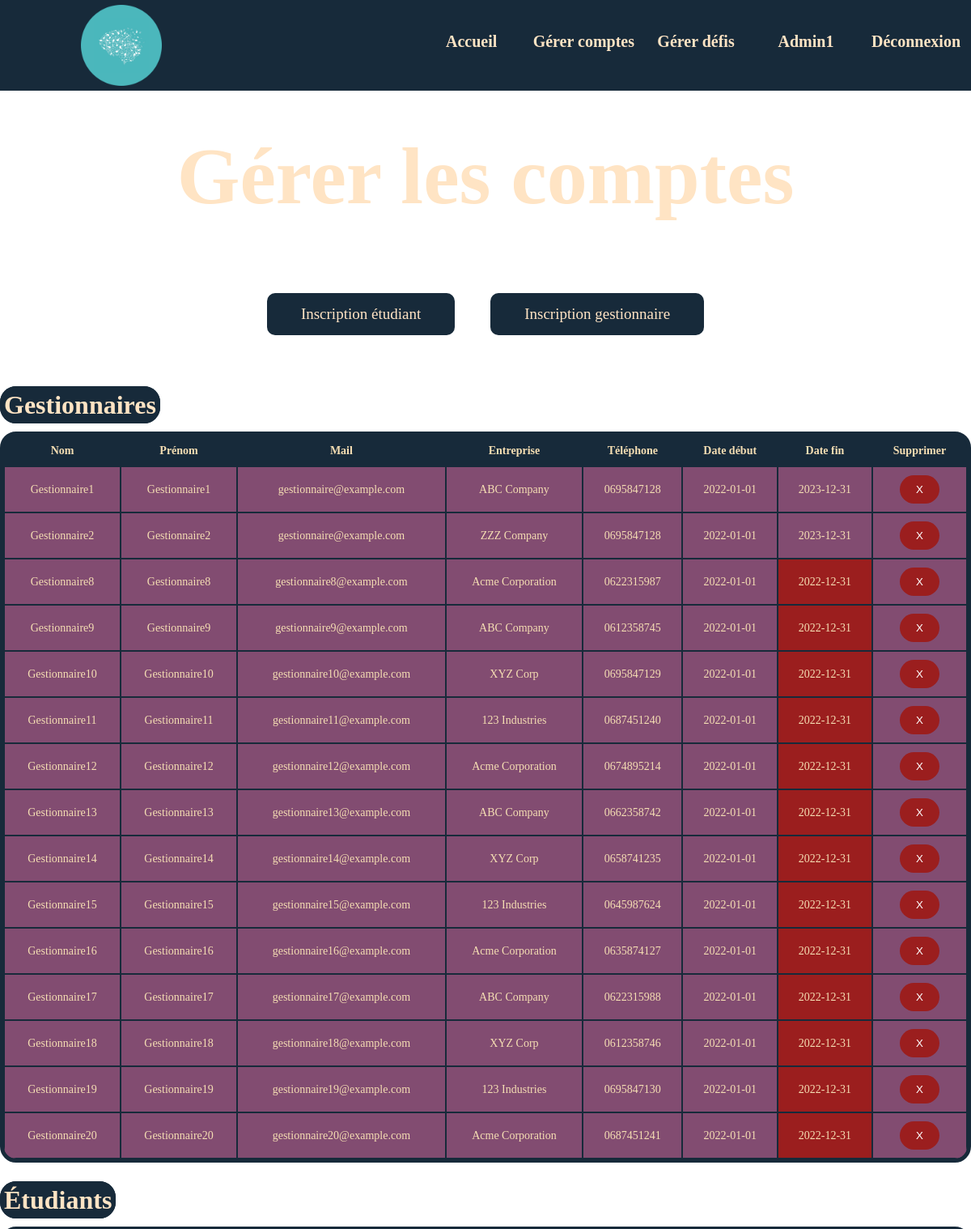
The page /php/gererCompte.php (signed in, upper part) on the database its author committed.
### tables this page shows
CREATE TABLE Gestionnaire(
    idLogin INTEGER PRIMARY KEY,
    nom VARCHAR(50),
    prenom VARCHAR(50),
    entreprise VARCHAR(255),
    telephone VARCHAR(10),
    mail VARCHAR(255),
    dateDebut DATE DEFAULT (CURRENT_DATE),
    dateFin DATE,
    FOREIGN KEY (idLogin) REFERENCES Login (idLogin) ON DELETE CASCADE
);

### php/fonctionGetBDD.php (called while the page is built, shortened)
<?php
function getUtilisateurParId($connexion, $idUtilisateur)
{
    $query = "SELECT idLogin, nomUtilisateur, mdp, type
              FROM Login
              WHERE idLogin = ?";
    $idLogin = $nomUtilisateur = $mdp = $type = null;
    try {
        $stmt = $connexion->prepare($query);
        $stmt->bind_param("i", $idUtilisateur);
        $stmt->execute();
        $stmt->bind_result($idLogin, $nomUtilisateur, $mdp, $type);
        $utilisateur = array(
            "idLogin" => $idLogin,
            "nomUtilisateur" => $nomUtilisateur,
            "mdp" => $mdp,
            "type" => $type
        );
        return $utilisateur;
    } catch (Exception $e) {
        echo "Une erreur est survenue : " . $e->getMessage();
        return null;
    }
}
function getAllGestionnaire($connexion)
{
    $query = "SELECT idLogin, nom, prenom,entreprise,telephone,mail,dateDebut,dateFin FROM Gestionnaire";
    try {
        $stmt = $connexion->prepare($query);
        $stmt->execute();
        $stmt->bind_result($idUtilisateur, $nom, $prenom, $entreprise, $telephone, $mail, $dateDebut, $dateFin);
        $utilisateurs = array();
        while ($stmt->fetch()) {
            $utilisateur = array(
                "idLogin" => $idUtilisateur,
                "nom" => $nom,
                "prenom" => $prenom,
                "entreprise" => $entreprise,
                "telephone" => $telephone,
                "mail" => $mail,
                "dateDebut" => $dateDebut,
                "dateFin" => $dateFin,
            );
            $utilisateurs[] = $utilisateur;
        }
        return $utilisateurs;
    } catch (Exception $e) {
        echo "Une erreur est survenue : " . $e->getMessage();
        return null;
    }
}
?>

### php/gererCompte.php (the view, shortened to what this page needs)
<!DOCTYPE html PUBLIC "-//W3C//DTD HTML 4.01 Transitional//EN">
<html>
<head>
    <link rel="stylesheet" type="text/css" href="../css/gererCompte.css">
</head>
<body>
    <?php
    require 'navbar.php';
    require_once 'fonctionGetBDD.php';
    require_once 'fonctionCreateBDD.php';
    ?>
    <h1 class="titre">Gérer les comptes</h1>
    <div class="type">
        <a href="register.php" class="button">Inscription étudiant</a>
        <a href="inscriptionGestionnaire.php" class="button">Inscription gestionnaire</a>
    </div>
    <?php
    if (isset($_SESSION['type']) && $_SESSION['type'] == 'Administrateur') {
        $connexion = connect($usernamedb, $passworddb, $dbname);
        $gestionnaires = getAllGestionnaire($connexion);
        echo "<div class='divElement'> ";
        echo '<div class="divTitre">';
        echo '<h2 class= "titre2">Gestionnaires</h2>';
        echo '</div>';
        if ($gestionnaires) {
            echo '<table class="table">';
            echo "<tr><th>Nom</th><th>Prénom</th><th>Mail</th><th>Entreprise</th><th>Téléphone</th><th>Date début</th><th>Date fin</th><th>Supprimer</th></tr>";
            foreach ($gestionnaires as $gestionnaire) {
                echo "<tr id='login_" . $gestionnaire['idLogin'] . "'>";
                echo "<td>" . $gestionnaire['nom'] . "</td>";
                echo "<td>" . $gestionnaire['prenom'] . "</td>";
                echo "<td>" . $gestionnaire['mail'] . "</td>";
                echo "<td>" . $gestionnaire['entreprise'] . "</td>";
                echo "<td>" . $gestionnaire['telephone'] . "</td>";
                echo "<td>" . $gestionnaire['dateDebut'] . "</td>";
                if ($gestionnaire['dateFin'] < date("Y-m-d")) {
                    echo "<td class = 'dateFin'>" . $gestionnaire['dateFin'] . "</td>";
                } else {
                    echo "<td>" . $gestionnaire['dateFin'] . "</td>";
                }
                echo "<td class='buttonTd'><button class='buttonSupp' onclick='supprimer(" . $gestionnaire["idLogin"] . ")'>X</button></td>";
                echo "</tr>";
            }
            echo "</table>";
        } else {
            echo "<div class='divErreur'>";
            echo "<p class='vide'>Aucun gestionnaire</p>";
            echo "</div>";
        }
        echo "</div>";
        echo "<div class='divElement'> ";
        echo '<h2 class= "titre2">Étudiants</h2>';
        echo "</div>";
    }
    else {
        header("Location: ../index.php");
        exit();
    }
    ?>
</body>
</html>

### php/navbar.php (shortened to what this page needs)
<head>
    <link rel="stylesheet" type="text/css" href="/css/navbar.css" />
</head>
<header>
    <?php
    require_once 'fonctionGetBDD.php';
    require_once 'fonctionCreateBDD.php';
    ?>
    <div id="navbar">
        <div class="top">
            <div class="divLogo">
                <a href="/index.php"><img class="logo" src="/images/iapau_round.png" alt="Logo"> </a>
            </div>
            <div class="droite">
                <nav class="navbar">
                    <ul class="menu">
                        <li><a class="hover-underline-animation" href="/index.php">Accueil</a></li>
                        <?php
                        if (empty($_SESSION['type'])) {
                            echo '<li><a class="hover-underline-animation" href="/php/datainfo.php">Les défis</a></li>';
                            echo '<li><a class="hover-underline-animation" href="/php/gagnants.php">Les gagnants</a></li>';
                            echo '<li><a class="hover-underline-animation" href="/php/connexion.php">Se connecter</a></li>';
                            echo '<li><a class="hover-underline-animation" href="/php/register.php">Inscription</a></li>';
                        } else {
                            if ($_SESSION['type'] == "Administrateur") {
                                echo '<li><a class="hover-underline-animation" href="/php/gererCompte.php">Gérer comptes</a></li>';
                                echo '<li><a class="hover-underline-animation" href="/php/gererDefi.php">Gérer défis</a></li>';
                            }
                            $connexion = connect($usernamedb, $passworddb, $dbname);
                            $user = getUtilisateurParId($connexion, $_SESSION['id']);
                            echo '<li><a class="hover-underline-animation" href="/php/monProfil.php">' . $user['nomUtilisateur'] . '</a></li>';
                            echo '<li><a class="hover-underline-animation" href="/php/deconnexion.php">Déconnexion</a></li>';
                        }
                        ?>
                    </ul>
                </nav>
            </div>
        </div>
    </div>
</header>

### css/gererCompte.css (style rules this page uses)
body { background-image: url(../images/image.jpg); background-repeat: repeat; background-size: contain; }
.titre { margin-top: 1.6em; text-align: center; font-size: 100px; color: bisque; }
.table { margin-top: 1em; width: 100%; font-size: 14px; background-color: #172A3A; border-collapse: separate; border-radius: 20px; overflow: hidden; border-spacing: 0; text-align: center; border: 5px solid #172A3A; margin-bottom: 2em; }
.table th, .table td { border: 1px solid #172A3A; padding: 10px; color: wheat; }
.table td { background-color: #824C71; }
.table tr:nth-child(even) { background-color: #824C71; }
.buttonTd { text-align: center; }
.buttonSupp { border-radius: 20px; padding: 10px 20px; background-color: #9b1e1e; color: #fff; border: none; cursor: pointer; }
.dateFin { background-color: #9b1e1e !important; }
.titre2 { margin-top: 1.6em; color: bisque; font-size: 2em; background-color: #172A3A; display: inline; border-radius: 20px; border: 5px solid #172A3A; }
.divElement { margin-top: 1em; }
.type { text-align: center; margin-bottom: 3em; }
.button { display: inline-block; padding: 15px 42px; background-color: #172A3A; color: bisque; text-align: center; text-decoration: none; font-size: 19px; border: none; cursor: pointer; margin: 20px; border-radius: 10px; }

### css/navbar.css (style rules this page uses)
.menu { display: flex; justify-content: center; flex-wrap: wrap; height: 10vh; }
.menu li { list-style-type: none; }
.menu a { min-width: 120px; margin: 0.5rem; padding: 1rem 0; text-align: center; text-decoration: none; font-weight: bold; font-size: 20px; }
.hover-underline-animation { display: inline-block; position: relative; color: bisque; }
.hover-underline-animation::after { content: ''; position: absolute; width: 100%; transform: scaleX(0); height: 2px; bottom: 0; left: 0; background-color: bisque; transform-origin: bottom right; transition: transform 0.25s ease-out; }
.top { display: flex; justify-content: space-between; align-items: center; }
.droite { display: flex; justify-content: flex-end; }
.logo { width: 100px; height: auto; margin-left: 100px; }
#navbar { overflow: hidden; position: fixed; top: 0; z-index: 10000; width: 100%; background-color: #172A3A; width: 100%; }
body { margin-top: 14vh; }
body { margin: 0; padding: 0; }

### rows shown on the page
gestionnaire: nom "Gestionnaire1", prenom "Gestionnaire1", mail "gestionnaire@example.com", entreprise "ABC Company", telephone "0695847128", dateDebut "2022-01-01", dateFin "2023-12-31"
gestionnaire: nom "Gestionnaire2", prenom "Gestionnaire2", mail "gestionnaire@example.com", entreprise "ZZZ Company", telephone "0695847128", dateDebut "2022-01-01", dateFin "2023-12-31"
gestionnaire: nom "Gestionnaire8", prenom "Gestionnaire8", mail "gestionnaire8@example.com", entreprise "Acme Corporation", telephone "0622315987", dateDebut "2022-01-01", dateFin "2022-12-31"
gestionnaire: nom "Gestionnaire9", prenom "Gestionnaire9", mail "gestionnaire9@example.com", entreprise "ABC Company", telephone "0612358745", dateDebut "2022-01-01", dateFin "2022-12-31"
gestionnaire: nom "Gestionnaire10", prenom "Gestionnaire10", mail "gestionnaire10@example.com", entreprise "XYZ Corp", telephone "0695847129", dateDebut "2022-01-01", dateFin "2022-12-31"
gestionnaire: nom "Gestionnaire11", prenom "Gestionnaire11", mail "gestionnaire11@example.com", entreprise "123 Industries", telephone "0687451240", dateDebut "2022-01-01", dateFin "2022-12-31"
gestionnaire: nom "Gestionnaire12", prenom "Gestionnaire12", mail "gestionnaire12@example.com", entreprise "Acme Corporation", telephone "0674895214", dateDebut "2022-01-01", dateFin "2022-12-31"
gestionnaire: nom "Gestionnaire13", prenom "Gestionnaire13", mail "gestionnaire13@example.com", entreprise "ABC Company", telephone "0662358742", dateDebut "2022-01-01", dateFin "2022-12-31"
gestionnaire: nom "Gestionnaire14", prenom "Gestionnaire14", mail "gestionnaire14@example.com", entreprise "XYZ Corp", telephone "0658741235", dateDebut "2022-01-01", dateFin "2022-12-31"
gestionnaire: nom "Gestionnaire15", prenom "Gestionnaire15", mail "gestionnaire15@example.com", entreprise "123 Industries", telephone "0645987624", dateDebut "2022-01-01", dateFin "2022-12-31"
gestionnaire: nom "Gestionnaire16", prenom "Gestionnaire16", mail "gestionnaire16@example.com", entreprise "Acme Corporation", telephone "0635874127", dateDebut "2022-01-01", dateFin "2022-12-31"
gestionnaire: nom "Gestionnaire17", prenom "Gestionnaire17", mail "gestionnaire17@example.com", entreprise "ABC Company", telephone "0622315988", dateDebut "2022-01-01", dateFin "2022-12-31"
gestionnaire: nom "Gestionnaire18", prenom "Gestionnaire18", mail "gestionnaire18@example.com", entreprise "XYZ Corp", telephone "0612358746", dateDebut "2022-01-01", dateFin "2022-12-31"
gestionnaire: nom "Gestionnaire19", prenom "Gestionnaire19", mail "gestionnaire19@example.com", entreprise "123 Industries", telephone "0695847130", dateDebut "2022-01-01", dateFin "2022-12-31"
gestionnaire: nom "Gestionnaire20", prenom "Gestionnaire20", mail "gestionnaire20@example.com", entreprise "Acme Corporation", telephone "0687451241", dateDebut "2022-01-01", dateFin "2022-12-31"

### other values the page prints
$user['nomUtilisateur'] "Admin1"
